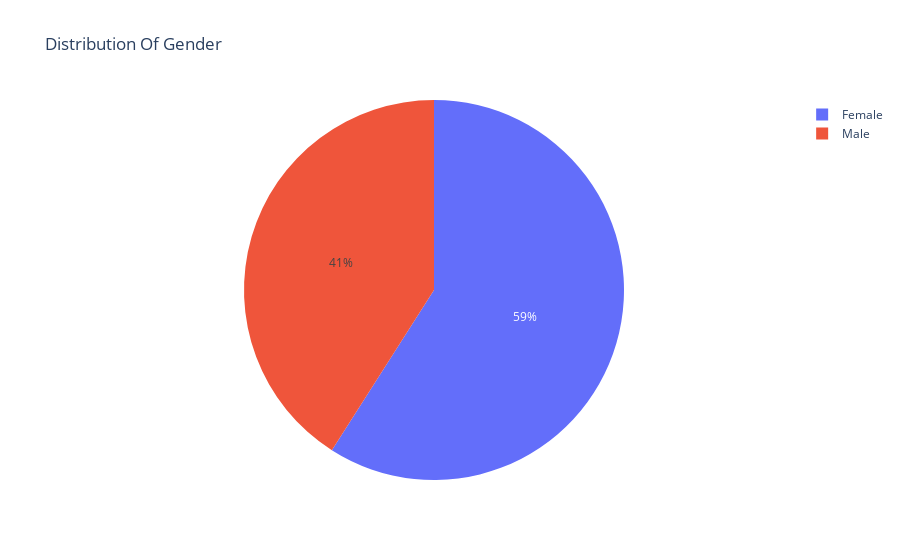

Here is the notebook cell this chart was saved with:
### Code cell
value_viz('gender','Distribution Of Gender')

### Figure 1 — Plotly figure (JSON) as saved in the notebook; plotly's stock layout.template omitted (floating-point values rounded to 4 significant figures; data arrays with more than 128 entries replaced by an {"elided": "..."} marker saying what was removed)
{"data": [{"domain": {"x": [0, 1], "y": [0, 1]}, "hovertemplate": "gender=%{label}<extra></extra>", "labels": {"elided": "4909 str values"}, "legendgroup": "", "name": "", "showlegend": true, "type": "pie"}], "layout": {"legend": {"tracegroupgap": 0}, "title": {"text": "Distribution Of Gender"}}}
